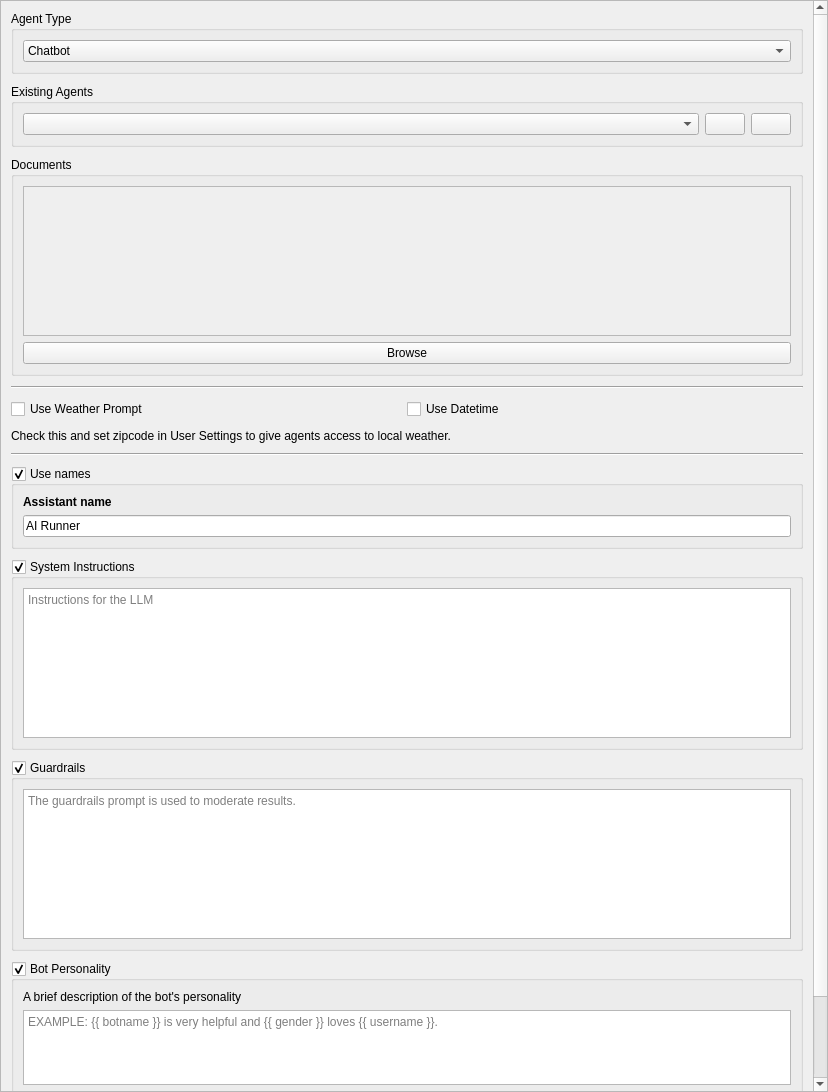
<?xml version="1.0" encoding="UTF-8"?>
<ui version="4.0">
 <class>bot_preferences</class>
 <widget class="QWidget" name="bot_preferences">
  <property name="geometry">
   <rect>
    <x>0</x>
    <y>0</y>
    <width>828</width>
    <height>1092</height>
   </rect>
  </property>
  <property name="windowTitle">
   <string>Form</string>
  </property>
  <layout class="QGridLayout" name="gridLayout_4">
   <property name="leftMargin">
    <number>0</number>
   </property>
   <property name="topMargin">
    <number>0</number>
   </property>
   <property name="rightMargin">
    <number>0</number>
   </property>
   <property name="bottomMargin">
    <number>0</number>
   </property>
   <property name="spacing">
    <number>0</number>
   </property>
   <item row="0" column="0">
    <widget class="QScrollArea" name="scrollArea">
     <property name="widgetResizable">
      <bool>true</bool>
     </property>
     <widget class="QWidget" name="scrollAreaWidgetContents_2">
      <property name="geometry">
       <rect>
        <x>0</x>
        <y>-161</y>
        <width>812</width>
        <height>1251</height>
       </rect>
      </property>
      <layout class="QGridLayout" name="gridLayout">
       <property name="leftMargin">
        <number>10</number>
       </property>
       <property name="topMargin">
        <number>10</number>
       </property>
       <property name="rightMargin">
        <number>10</number>
       </property>
       <property name="bottomMargin">
        <number>10</number>
       </property>
       <property name="verticalSpacing">
        <number>10</number>
       </property>
       <item row="10" column="0">
        <widget class="QGroupBox" name="system_instructions_groupbox">
         <property name="title">
          <string>System Instructions</string>
         </property>
         <property name="checkable">
          <bool>true</bool>
         </property>
         <layout class="QVBoxLayout" name="verticalLayout_3">
          <item>
           <widget class="QPlainTextEdit" name="system_instructions">
            <property name="sizePolicy">
             <sizepolicy hsizetype="Expanding" vsizetype="MinimumExpanding">
              <horstretch>0</horstretch>
              <verstretch>0</verstretch>
             </sizepolicy>
            </property>
            <property name="minimumSize">
             <size>
              <width>0</width>
              <height>150</height>
             </size>
            </property>
            <property name="placeholderText">
             <string>Instructions for the LLM</string>
            </property>
           </widget>
          </item>
         </layout>
        </widget>
       </item>
       <item row="9" column="0">
        <widget class="QGroupBox" name="names_groupbox">
         <property name="title">
          <string>Use names</string>
         </property>
         <property name="checkable">
          <bool>true</bool>
         </property>
         <layout class="QHBoxLayout" name="horizontalLayout">
          <item>
           <layout class="QVBoxLayout" name="verticalLayout_6">
            <item>
             <widget class="QLabel" name="label">
              <property name="font">
               <font>
                <bold>true</bold>
               </font>
              </property>
              <property name="text">
               <string>Assistant name</string>
              </property>
             </widget>
            </item>
            <item>
             <widget class="QLineEdit" name="botname">
              <property name="text">
               <string>AI Runner</string>
              </property>
              <property name="cursorPosition">
               <number>9</number>
              </property>
              <property name="placeholderText">
               <string>Bot name</string>
              </property>
             </widget>
            </item>
           </layout>
          </item>
         </layout>
        </widget>
       </item>
       <item row="0" column="0">
        <widget class="QGroupBox" name="groupBox_2">
         <property name="title">
          <string>Agent Type</string>
         </property>
         <layout class="QGridLayout" name="gridLayout_8">
          <item row="0" column="0">
           <widget class="QComboBox" name="comboBox">
            <item>
             <property name="text">
              <string>Chatbot</string>
             </property>
            </item>
            <item>
             <property name="text">
              <string>Tool</string>
             </property>
            </item>
           </widget>
          </item>
         </layout>
        </widget>
       </item>
       <item row="1" column="0">
        <widget class="QGroupBox" name="groupBox">
         <property name="title">
          <string>Existing Agents</string>
         </property>
         <layout class="QGridLayout" name="gridLayout_3">
          <item row="0" column="1">
           <widget class="QPushButton" name="create_new_button">
            <property name="maximumSize">
             <size>
              <width>40</width>
              <height>16777215</height>
             </size>
            </property>
            <property name="toolTip">
             <string>Add new agent</string>
            </property>
            <property name="text">
             <string/>
            </property>
            <property name="icon">
             <iconset theme="list-add"/>
            </property>
           </widget>
          </item>
          <item row="0" column="0">
           <widget class="QComboBox" name="saved_chatbots"/>
          </item>
          <item row="0" column="2">
           <widget class="QPushButton" name="delete_button">
            <property name="maximumSize">
             <size>
              <width>40</width>
              <height>16777215</height>
             </size>
            </property>
            <property name="toolTip">
             <string>Delete agent</string>
            </property>
            <property name="text">
             <string/>
            </property>
            <property name="icon">
             <iconset theme="process-stop"/>
            </property>
           </widget>
          </item>
         </layout>
        </widget>
       </item>
       <item row="12" column="0">
        <widget class="QGroupBox" name="personality_groupbox">
         <property name="title">
          <string>Bot Personality</string>
         </property>
         <property name="checkable">
          <bool>true</bool>
         </property>
         <layout class="QGridLayout" name="gridLayout_5">
          <item row="1" column="0">
           <widget class="QPlainTextEdit" name="bot_personality">
            <property name="sizePolicy">
             <sizepolicy hsizetype="Expanding" vsizetype="MinimumExpanding">
              <horstretch>0</horstretch>
              <verstretch>0</verstretch>
             </sizepolicy>
            </property>
            <property name="minimumSize">
             <size>
              <width>0</width>
              <height>75</height>
             </size>
            </property>
            <property name="placeholderText">
             <string>EXAMPLE: {{ botname }} is very helpful and {{ gender }} loves {{ username }}.</string>
            </property>
           </widget>
          </item>
          <item row="0" column="0">
           <widget class="QLabel" name="label_2">
            <property name="text">
             <string>A brief description of the bot's personality</string>
            </property>
           </widget>
          </item>
         </layout>
        </widget>
       </item>
       <item row="2" column="0">
        <widget class="QGroupBox" name="groupBox_3">
         <property name="title">
          <string>Documents</string>
         </property>
         <layout class="QGridLayout" name="gridLayout_9">
          <item row="1" column="0">
           <widget class="QPushButton" name="browse_documents_button">
            <property name="text">
             <string>Browse</string>
            </property>
           </widget>
          </item>
          <item row="0" column="0">
           <widget class="QScrollArea" name="target_files">
            <property name="sizePolicy">
             <sizepolicy hsizetype="Expanding" vsizetype="MinimumExpanding">
              <horstretch>0</horstretch>
              <verstretch>0</verstretch>
             </sizepolicy>
            </property>
            <property name="minimumSize">
             <size>
              <width>0</width>
              <height>150</height>
             </size>
            </property>
            <property name="widgetResizable">
             <bool>true</bool>
            </property>
            <widget class="QWidget" name="scrollAreaWidgetContents">
             <property name="geometry">
              <rect>
               <x>0</x>
               <y>0</y>
               <width>766</width>
               <height>148</height>
              </rect>
             </property>
             <layout class="QGridLayout" name="gridLayout_10"/>
            </widget>
           </widget>
          </item>
         </layout>
        </widget>
       </item>
       <item row="6" column="0">
        <layout class="QHBoxLayout" name="horizontalLayout_3">
         <item>
          <widget class="QCheckBox" name="use_weather_prompt">
           <property name="text">
            <string>Use Weather Prompt</string>
           </property>
          </widget>
         </item>
         <item>
          <widget class="QCheckBox" name="use_datetime">
           <property name="text">
            <string>Use Datetime</string>
           </property>
          </widget>
         </item>
        </layout>
       </item>
       <item row="7" column="0">
        <widget class="QLabel" name="label_3">
         <property name="text">
          <string>Check this and set zipcode in User Settings to give agents access to local weather.</string>
         </property>
        </widget>
       </item>
       <item row="3" column="0">
        <widget class="Line" name="line_2">
         <property name="orientation">
          <enum>Qt::Orientation::Horizontal</enum>
         </property>
        </widget>
       </item>
       <item row="8" column="0">
        <widget class="Line" name="line">
         <property name="orientation">
          <enum>Qt::Orientation::Horizontal</enum>
         </property>
        </widget>
       </item>
       <item row="11" column="0">
        <widget class="QGroupBox" name="guardrails_groupbox">
         <property name="title">
          <string>Guardrails</string>
         </property>
         <property name="checkable">
          <bool>true</bool>
         </property>
         <layout class="QVBoxLayout" name="verticalLayout_2">
          <item>
           <widget class="QPlainTextEdit" name="guardrails_prompt">
            <property name="sizePolicy">
             <sizepolicy hsizetype="Expanding" vsizetype="MinimumExpanding">
              <horstretch>0</horstretch>
              <verstretch>0</verstretch>
             </sizepolicy>
            </property>
            <property name="minimumSize">
             <size>
              <width>0</width>
              <height>150</height>
             </size>
            </property>
            <property name="placeholderText">
             <string>The guardrails prompt is used to moderate results.</string>
            </property>
           </widget>
          </item>
         </layout>
        </widget>
       </item>
       <item row="13" column="0">
        <widget class="QGroupBox" name="groupBox_4">
         <property name="title">
          <string>Gender</string>
         </property>
         <layout class="QGridLayout" name="gridLayout_2">
          <item row="0" column="0">
           <widget class="QComboBox" name="gender">
            <item>
             <property name="text">
              <string>Male</string>
             </property>
            </item>
            <item>
             <property name="text">
              <string>Female</string>
             </property>
            </item>
           </widget>
          </item>
         </layout>
        </widget>
       </item>
      </layout>
     </widget>
    </widget>
   </item>
  </layout>
 </widget>
 <resources/>
 <connections>
  <connection>
   <sender>botname</sender>
   <signal>textChanged(QString)</signal>
   <receiver>bot_preferences</receiver>
   <slot>botname_changed(QString)</slot>
   <hints>
    <hint type="sourcelabel">
     <x>286</x>
     <y>422</y>
    </hint>
    <hint type="destinationlabel">
     <x>127</x>
     <y>0</y>
    </hint>
   </hints>
  </connection>
  <connection>
   <sender>bot_personality</sender>
   <signal>textChanged()</signal>
   <receiver>bot_preferences</receiver>
   <slot>bot_personality_changed()</slot>
   <hints>
    <hint type="sourcelabel">
     <x>416</x>
     <y>987</y>
    </hint>
    <hint type="destinationlabel">
     <x>292</x>
     <y>0</y>
    </hint>
   </hints>
  </connection>
  <connection>
   <sender>names_groupbox</sender>
   <signal>toggled(bool)</signal>
   <receiver>bot_preferences</receiver>
   <slot>toggle_use_names(bool)</slot>
   <hints>
    <hint type="sourcelabel">
     <x>51</x>
     <y>339</y>
    </hint>
    <hint type="destinationlabel">
     <x>0</x>
     <y>62</y>
    </hint>
   </hints>
  </connection>
  <connection>
   <sender>personality_groupbox</sender>
   <signal>toggled(bool)</signal>
   <receiver>bot_preferences</receiver>
   <slot>toggle_use_personality(bool)</slot>
   <hints>
    <hint type="sourcelabel">
     <x>108</x>
     <y>920</y>
    </hint>
    <hint type="destinationlabel">
     <x>0</x>
     <y>196</y>
    </hint>
   </hints>
  </connection>
  <connection>
   <sender>guardrails_prompt</sender>
   <signal>textChanged()</signal>
   <receiver>bot_preferences</receiver>
   <slot>guardrails_prompt_changed()</slot>
   <hints>
    <hint type="sourcelabel">
     <x>238</x>
     <y>743</y>
    </hint>
    <hint type="destinationlabel">
     <x>1</x>
     <y>379</y>
    </hint>
   </hints>
  </connection>
  <connection>
   <sender>system_instructions</sender>
   <signal>textChanged()</signal>
   <receiver>bot_preferences</receiver>
   <slot>system_instructions_changed()</slot>
   <hints>
    <hint type="sourcelabel">
     <x>372</x>
     <y>581</y>
    </hint>
    <hint type="destinationlabel">
     <x>0</x>
     <y>545</y>
    </hint>
   </hints>
  </connection>
  <connection>
   <sender>guardrails_groupbox</sender>
   <signal>toggled(bool)</signal>
   <receiver>bot_preferences</receiver>
   <slot>toggle_use_guardrails(bool)</slot>
   <hints>
    <hint type="sourcelabel">
     <x>83</x>
     <y>837</y>
    </hint>
    <hint type="destinationlabel">
     <x>0</x>
     <y>510</y>
    </hint>
   </hints>
  </connection>
  <connection>
   <sender>system_instructions_groupbox</sender>
   <signal>toggled(bool)</signal>
   <receiver>bot_preferences</receiver>
   <slot>toggle_use_system_instructions(bool)</slot>
   <hints>
    <hint type="sourcelabel">
     <x>100</x>
     <y>607</y>
    </hint>
    <hint type="destinationlabel">
     <x>0</x>
     <y>424</y>
    </hint>
   </hints>
  </connection>
  <connection>
   <sender>saved_chatbots</sender>
   <signal>currentTextChanged(QString)</signal>
   <receiver>bot_preferences</receiver>
   <slot>saved_chatbots_changed(QString)</slot>
   <hints>
    <hint type="sourcelabel">
     <x>268</x>
     <y>-11</y>
    </hint>
    <hint type="destinationlabel">
     <x>2</x>
     <y>27</y>
    </hint>
   </hints>
  </connection>
  <connection>
   <sender>create_new_button</sender>
   <signal>clicked()</signal>
   <receiver>bot_preferences</receiver>
   <slot>create_new_chatbot_clicked()</slot>
   <hints>
    <hint type="sourcelabel">
     <x>744</x>
     <y>-12</y>
    </hint>
    <hint type="destinationlabel">
     <x>479</x>
     <y>7</y>
    </hint>
   </hints>
  </connection>
  <connection>
   <sender>delete_button</sender>
   <signal>clicked()</signal>
   <receiver>bot_preferences</receiver>
   <slot>delete_clicked()</slot>
   <hints>
    <hint type="sourcelabel">
     <x>790</x>
     <y>-12</y>
    </hint>
    <hint type="destinationlabel">
     <x>480</x>
     <y>0</y>
    </hint>
   </hints>
  </connection>
  <connection>
   <sender>comboBox</sender>
   <signal>currentTextChanged(QString)</signal>
   <receiver>bot_preferences</receiver>
   <slot>agent_type_changed(QString)</slot>
   <hints>
    <hint type="sourcelabel">
     <x>687</x>
     <y>-92</y>
    </hint>
    <hint type="destinationlabel">
     <x>813</x>
     <y>8</y>
    </hint>
   </hints>
  </connection>
  <connection>
   <sender>browse_documents_button</sender>
   <signal>clicked()</signal>
   <receiver>bot_preferences</receiver>
   <slot>browse_documents()</slot>
   <hints>
    <hint type="sourcelabel">
     <x>467</x>
     <y>226</y>
    </hint>
    <hint type="destinationlabel">
     <x>690</x>
     <y>6</y>
    </hint>
   </hints>
  </connection>
  <connection>
   <sender>use_weather_prompt</sender>
   <signal>toggled(bool)</signal>
   <receiver>bot_preferences</receiver>
   <slot>use_weather_prompt_toggled(bool)</slot>
   <hints>
    <hint type="sourcelabel">
     <x>117</x>
     <y>269</y>
    </hint>
    <hint type="destinationlabel">
     <x>-3</x>
     <y>326</y>
    </hint>
   </hints>
  </connection>
  <connection>
   <sender>use_datetime</sender>
   <signal>toggled(bool)</signal>
   <receiver>bot_preferences</receiver>
   <slot>toggle_use_datetime(bool)</slot>
   <hints>
    <hint type="sourcelabel">
     <x>801</x>
     <y>275</y>
    </hint>
    <hint type="destinationlabel">
     <x>-4</x>
     <y>306</y>
    </hint>
   </hints>
  </connection>
  <connection>
   <sender>gender</sender>
   <signal>currentTextChanged(QString)</signal>
   <receiver>bot_preferences</receiver>
   <slot>gender_changed(QString)</slot>
   <hints>
    <hint type="sourcelabel">
     <x>153</x>
     <y>1064</y>
    </hint>
    <hint type="destinationlabel">
     <x>-3</x>
     <y>987</y>
    </hint>
   </hints>
  </connection>
 </connections>
 <slots>
  <slot>botname_changed(QString)</slot>
  <slot>bot_personality_changed()</slot>
  <slot>toggle_use_names(bool)</slot>
  <slot>toggle_use_personality(bool)</slot>
  <slot>toggle_use_mood(bool)</slot>
  <slot>toggle_use_guardrails(bool)</slot>
  <slot>guardrails_prompt_changed()</slot>
  <slot>reset_guardrails_to_default()</slot>
  <slot>system_instructions_changed()</slot>
  <slot>toggle_use_system_instructions(bool)</slot>
  <slot>saved_chatbots_changed(QString)</slot>
  <slot>create_new_chatbot_clicked()</slot>
  <slot>delete_clicked()</slot>
  <slot>toggle_use_image_generator(bool)</slot>
  <slot>agent_type_changed(QString)</slot>
  <slot>browse_documents()</slot>
  <slot>use_weather_prompt_toggled(bool)</slot>
  <slot>toggle_use_datetime(bool)</slot>
  <slot>gender_changed(QString)</slot>
 </slots>
</ui>
